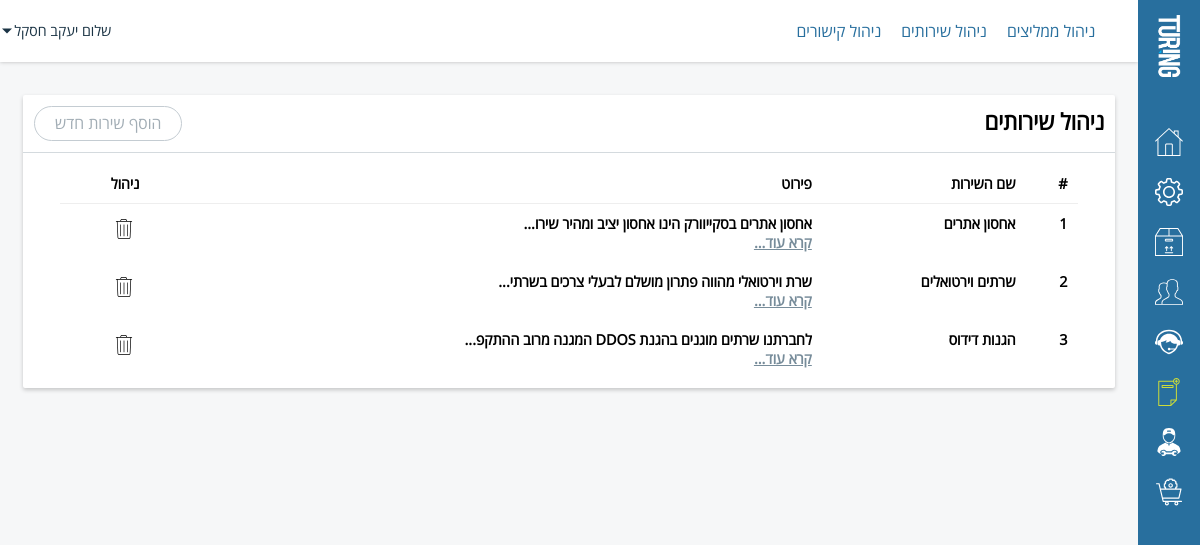
Page /admin/index.php?act=editpages&what=services (signed in) on the committed database.
### tables this page shows
CREATE TABLE `turing_members` (
  `id` int(11) NOT NULL,
  `username` text NOT NULL,
  `firstname` text NOT NULL,
  `lastname` text NOT NULL,
  `job` varchar(50) NOT NULL DEFAULT 'לא זמין',
  `picture` varchar(150) NOT NULL DEFAULT 'assets/images/customer.png',
  `status` int(11) NOT NULL,
  `password` text NOT NULL,
  `email` text NOT NULL,
  `phone` text NOT NULL,
  `address` text NOT NULL,
  `business_name` text NOT NULL,
  `business_id` int(11) NOT NULL,
  `gender` enum('male','female') NOT NULL,
  `email_message` enum('enable','disable') NOT NULL,
  `registration_date` text NOT NULL,
  `ip` text NOT NULL,
  `level` text NOT NULL,
  `broker_id` int(5) NOT NULL
);

CREATE TABLE `turing_services` (
  `id` int(11) NOT NULL,
  `name` text NOT NULL,
  `content` mediumtext NOT NULL,
  `icon` text NOT NULL,
  `index` int(11) NOT NULL
);

### core/User.php (called while the page is built, shortened)
<?php
class User {
		var $fullname;
		function __construct($id) {
			if($id != 0)
			{
				$data = $GLOBALS['mysqli']->query("SELECT * FROM `".PREFIX."_members` WHERE `id`='".(int) $id."'")->fetch_assoc();
				$this->fullname		= $data['firstname']." ".$data['lastname'];
			}
			else {
				$this->level = 0;
			}
		}
		function get_Fullname() {
			return $this->fullname;
		}
}
?>

### core/functions.php (called while the page is built, shortened)
<?php
global $mysqli;
include "User.php";
if(isset($_SESSION['Username']))
{
	$select = $mysqli->query("SELECT * FROM `".PREFIX."_members` WHERE `id` = '". (int) $_SESSION['UserId'] . "'");
	if ($select->num_rows > 0)
	{
		$User = new User($_SESSION['UserId']);
	}
}
?>

### admin/sources/view-services.php (the view, shortened to what this page needs)
<?php
	switch($_GET['do'])
	{
		default:
?>
	<div id="left-side">
		<div class="container">
			<div class="block">
				<div class="block-title">
					<h1>ניהול שירותים</h1>
				<a href="index.php?act=editpages&what=services&do=add">הוסף שירות חדש</a>
<span class="counter"></span>
				</div>
				<div class="block-inner">
					<table class="table table-hover table-bordered results">
  <thead>
    <tr>
		<th>#</th>
		<th class="col-md-5 col-xs-5">שם השירות</th>
		<th class="col-md-4 col-xs-4">פירוט</th>
		<th class="col-md-3 col-xs-3">ניהול</th>
    </tr>
  </thead>
  <tbody>
							<?php
								$counter = 1;
								$qRecommended = $mysqli->query("SELECT * FROM `".PREFIX."_services`");
								while($Data = $qRecommended->fetch_assoc())
								{
							?>
							<tr>
								<th scope="row"><?= $counter ?></th>
								<th><?= $Data['name'] ?></th>
								<th><span class="more"><?= $Data['content'] ?></span></th>
								<th><a <?= "onClick=\"javascript: return confirm('האם אתה בטוח שברצונך למחוק המלצה זו?');\" href='index.php?act=editpages&what=services&do=remove&id= {$Data['id']}' " ?>  aria-label="מחיקה" class="hint--top editsvg"></a></th>
							</tr>
							<?php
								$counter++;
								}
							?>
						</tbody>
</table>
				</div>
			</div>
		</div>
	</div>
	<?php
	break;
	}
	?>

### admin/template/header.php (shortened to what this page needs)
<!DOCTYPE html>
<html lang="he" dir="rtl">
<head>
	<link rel="stylesheet" href="assets/css/style.css">
	<link rel="stylesheet" href="assets/css/animate.css">
	<link rel="stylesheet" href="assets/css/hint.min.css">
  </head>
<body>
	<header>
		<ul class="desktop">
			<?php
				if($_GET['act'] == "editpages") {
					echo '
						<li><a href="index.php?act=editpages">ניהול ממליצים</a></li>
						<li><a href="index.php?act=editpages&what=services">ניהול שירותים</a></li>
						<li><a href="index.php?act=editpages&what=links">ניהול קישורים</a></li>
					';
				}
			?>
		</ul>
		<div id="header-left">
			<div id="header-userbar">
				<p>שלום <?= $User->get_FullName() ?> <svg xmlns="http://www.w3.org/2000/svg" version="1.1" x="0" y="0" viewBox="0 0 386.3 386.3" xml:space="preserve"><polygon points="0 96.9 193.1 289.4 386.3 96.9 "/></svg></p>
			</div>
		</div>
	</header>

### admin/assets/css/style.css (style rules this page uses)
* { margin:0;padding:0;outline:0;border:0;vertical-align:top;text-decoration:none;list-style:none }
a { color:inherit }
body { font-family:'OpenSansHebrewRegular', arial;background-color:#f6f7f8 }
.container { position:relative;padding:2%;box-sizing:border-box }
#left-side { float:left;margin:62px 0 0 0;height:auto;padding-bottom:40px;width:calc(100vw - 62px) }
#left-side .container { height:100% }
.desktop { display:block }
header { z-index:99;background:#fff;top:0;left:0;width:calc(100vw - 62px);height:62px;position:fixed;box-shadow:0 0 4px rgba(0, 0, 0, 0.25) }
header > ul { float:right;line-height:62px;padding:0 2% 0 0 }
header > ul > li { float:right }
header > ul > li > a { float:right;padding:0 20px 0 0;color:#286f9e }
header #header-left { float:left;margin:0 0 0 1%;height:100%;position:relative }
header #header-left svg { max-width:18px;max-height:18px;fill:#286f9e }
header #header-left #header-userbar { float:right;position:relative;width:100px;cursor:pointer; }
header #header-left #header-userbar > p { line-height:62px;font-size:0.9em;color:#1b3445;position:relative;float:right }
header #header-left #header-userbar > p svg { max-width:10px;max-height:10px;position:absolute;top:50%;transform:translateY(-50%);left:-12px;fill:currentColor }
header #header-left div { cursor:pointer }
.block { float:right;width:100%;background:#fff;border-radius:2px;box-shadow:0 2px 4px rgba(0, 0, 0, 0.2);box-sizing:border-box;margin-top: 10px; }
.block .block-title { float:right;width:100%;border-bottom:1px solid #d4dade;padding:1%;box-sizing:border-box }
.block .block-title > h1 { float:right }
.block .block-title > a { transition:all .6s ease;color:#a2adb5;border:1px solid #c4ccd2;padding:5.5px 20px;border-radius:50px;float:left }
.block .block-inner { padding:1%;float:right;width:100%;box-sizing:border-box }
.block h1 { font-size:1.4em }
.block table { width:95%;margin:0px auto;border-collapse:collapse }
.block table thead { border-bottom:1px solid #eeeeee }
.block table th, .block table td { text-align:right;padding:10px 10px;font-size:0.9em }
.block table a { color:#778c9a;text-decoration:underline }
.block table a.editsvg { float:right;position:relative;width:30px;height:30px }
.block table a.editsvg svg { width:20px;height:20px;fill:#000;position:absolute;top:50%;transform:translateY(-50%) translateX(50%);right:50% }
.counter { padding: 12px 0px 0px 70px;color:#000;display:block;float:left; }

### rows in the picture
turing_members: $User->get_FullName() "יעקב חסקל"
turing_services: name "אחסון אתרים", content "אחסון אתרים בסקייוורק הינו אחסון יציב ומהיר שירו"
turing_services: name "שרתים וירטואלים", content "שרת וירטואלי מהווה פתרון מושלם לבעלי צרכים בשרתי"
turing_services: name "הגנות דידוס", content "לחברתנו שרתים מוגנים בהגנת DDOS המגנה מרוב ההתקפ"
